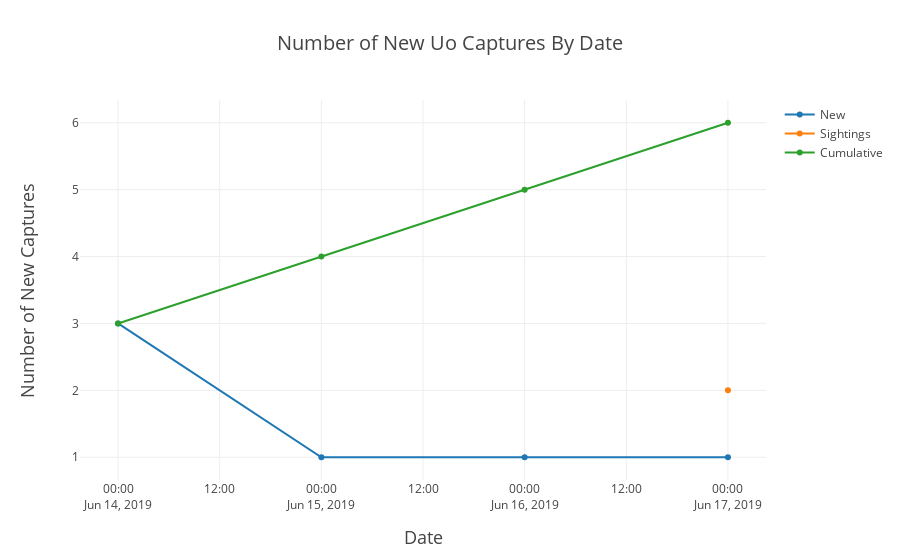

Source (notebook cell):
### Markdown cell above
## _Urosaurus ornatus_

### Code cell
species ='Uo'
# from datetime import datetime
New = go.Scatter(x=nCaptures.loc[nCaptures.Species==species].Date, 
                y=nCaptures.loc[nCaptures.Species==species].Painted,
               mode = 'lines+markers',  name = 'New')
Sighting =  go.Scatter(x=nCaptures.loc[nCaptures.Species==species].Date, 
                y=nCaptures.loc[nCaptures.Species==species].Sighting,
               mode = 'lines+markers',  name = 'Sightings')
Cumulative =  go.Scatter(x=nCaptures.loc[nCaptures.Species==species].Date, 
                y=nCaptures.loc[nCaptures.Species==species].cumulativeNew,
               mode = 'lines+markers',  name = 'Cumulative')

data = [New,Sighting,Cumulative]
layout = go.Layout(
    title = 'Number of New {} Captures By Date'.format(species),
    titlefont = dict(
        size = 20),
    xaxis = dict(
#         dtick = 1,
        title = 'Date',
        titlefont = dict(
            size = 18)),
    yaxis = dict(
        title = 'Number of New Captures',
        titlefont = dict(
            size = 18)))
fig = go.Figure(
        data = data,
        layout = layout)
iplot(fig,
         filename = 'Number of New {} Captures By Date for {}.html'.format(species, year))

### Figure 1 — Plotly figure (JSON) as saved in the notebook; plotly's stock layout.template omitted (floating-point values rounded to 4 significant figures)
{"data": [{"mode": "lines+markers", "name": "New", "type": "scatter", "uid": "99eb2912-2ee4-4e42-93f3-caedb840733e", "x": ["2019-06-14", "2019-06-15", "2019-06-16", "2019-06-17"], "y": [3, 1, 1, 1]}, {"mode": "lines+markers", "name": "Sightings", "type": "scatter", "uid": "554f4459-66fd-4875-83ce-6b276fbba630", "x": ["2019-06-14", "2019-06-15", "2019-06-16", "2019-06-17"], "y": [null, null, null, 2]}, {"mode": "lines+markers", "name": "Cumulative", "type": "scatter", "uid": "e6663074-4018-4a3a-a825-d5e145498e18", "x": ["2019-06-14", "2019-06-15", "2019-06-16", "2019-06-17"], "y": [3, 4, 5, 6]}], "layout": {"title": {"font": {"size": 20}, "text": "Number of New Uo Captures By Date"}, "xaxis": {"title": {"font": {"size": 18}, "text": "Date"}}, "yaxis": {"title": {"font": {"size": 18}, "text": "Number of New Captures"}}}}
